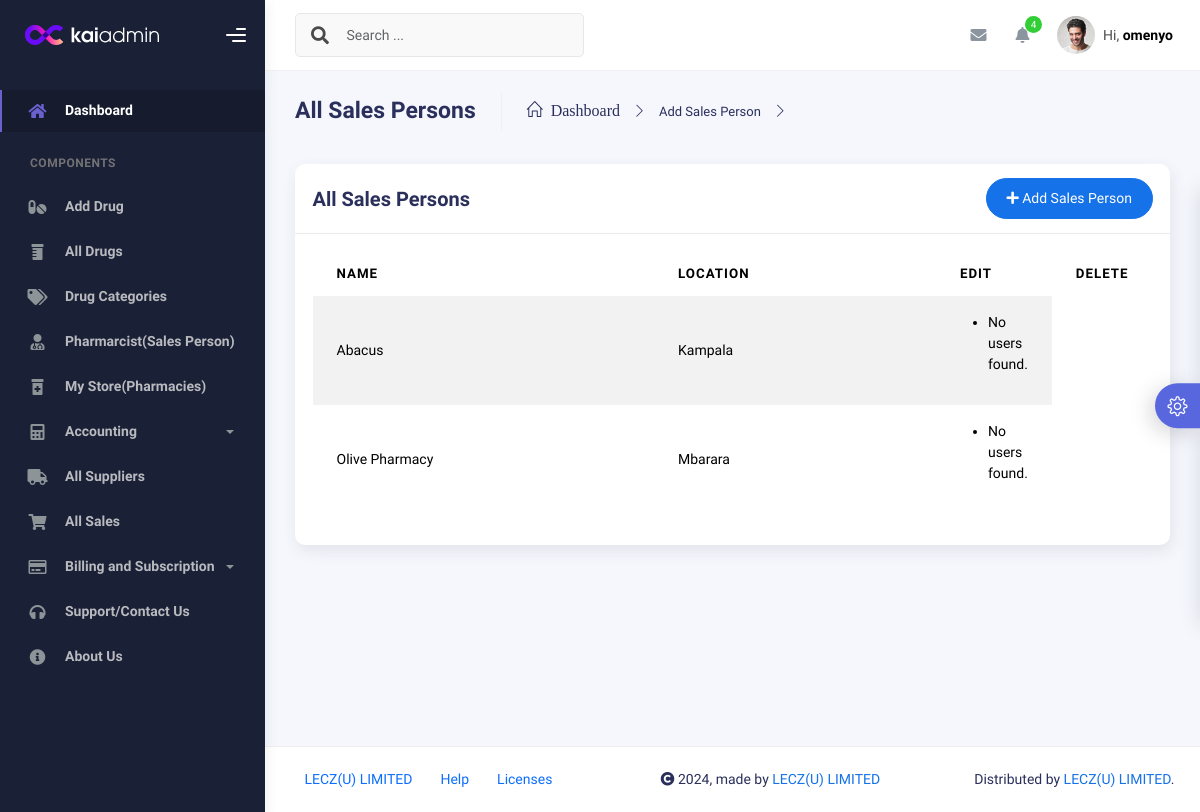
The app's page /all_sales_person (signed in) with its own data.
### pharmacy/models.py (models this page shows, shortened)
class User(AbstractUser):
    ROLES = (
        ('admin', 'Admin'),
        ('salesperson', 'Salesperson'),
        ('manager', 'Manager'),  # Added manager role
    )
    role = models.CharField(max_length=15, choices=ROLES)
    suspended = models.BooleanField(default=False)
    pharmacy = models.ForeignKey(Pharmacy, on_delete=models.CASCADE, null=True, blank=True, related_name='creators_users')

class Pharmacy(models.Model):
    name = models.CharField(max_length=255,blank=True,null=True)
    location = models.CharField(max_length=255,blank=True,null=True)
    created_at = models.DateTimeField(auto_now_add=True)
    created_by = models.ForeignKey(
        settings.AUTH_USER_MODEL,  # Use AUTH_USER_MODEL for the custom user model
        on_delete=models.CASCADE,   # Define the behavior on user deletion
        blank=True,
        null=True,
        related_name='pharmacies'   # This allows reverse lookup
    )

### pharmacy/views.py (the view)
# urls.py: path('all_sales_person', views.all_sales_person, name='all_sales_person'),
@login_required
def all_sales_person(request):
    pharmacies = Pharmacy.objects.filter(created_by=request.user)
    results = []
    for pharmacy in pharmacies:
        users = User.objects.filter(role='sole', pharmacy=pharmacy)
        results.append({
            'pharmacy': pharmacy,
            'users': users
        })# (Pharmacys,pharmacy=pharmacy)  # Fetch the group using the group_id from the URL
    context={
            'results': results
            }
    return render(request, 'pharmacy/all_sales_person.html',context)

### pharmacy/templates/pharmacy/all_sales_person.html (shortened to what this page needs)
{% extends 'pharmacy/base/base.html' %}
{% load static %}
{% load crispy_forms_tags %}
{% block content %}
        <div class="container">
          <div class="page-inner">
            <div class="page-header">
              <h3 class="fw-bold mb-3">All Sales Persons</h3>
              <ul class="breadcrumbs mb-3">
                <li class="nav-home">
                  <a href="{% url 'dashboard' %}">
                    <i class="icon-home">&nbspDashboard</i>
                  </a>
                </li>
                <li class="separator">
                  <i class="icon-arrow-right"></i>
                </li>
                <li class="nav-item">
                  <a href="{% url 'add_pharmacy' %}">Add Sales Person</a>
                </li>
                <li class="separator">
                  <i class="icon-arrow-right"></i>
                </li>
              </ul>
            </div>
            <div class="row">
              <div class="col-md-12">
                <div class="card">
                  <div class="card-header">
                    <div class="d-flex align-items-center">
                      <h4 class="card-title">All Sales Persons</h4>
                      <a href="{% url 'add_pharmacy' %}"
                        class="btn btn-primary btn-round ms-auto"
                        data-bs-toggle="modal"
                        data-bs-target="#addRowModal"
                      >
                        <i class="fa fa-plus"></i>
                        Add Sales Person
                      </a>
                    </div>
                  </div>
                  <div class="card-body">
                    <div class="table-responsive">
                      <table
                        id="add-row"
                        class="display table table-striped table-hover"
                      >
                        <thead>
                          <tr>
                            <th>Name</th>
                            <th>Location</th>
                            <th style="width: 10%">Edit</th>
                            <th style="width: 10%">Delete</th>
                          </tr>
                        </thead>
                        <tbody>
                          {% for item in results %}
                            <tr>
                                <td>{{ item.pharmacy.name }}</td>
                                <td>{{ item.pharmacy.location }}</td>
                                <td>
                                    <ul>
                                        {% for user in item.users %}
                                            <li>{{ user.username }}</li>
                                        {% empty %}
                                            <li>No users found.</li>
                                        {% endfor %}
                                    </ul>
                                </td>
                            </tr>
                            {% empty %}
                                <tr>
                                    <td colspan="3">No pharmacies found.</td>
                                </tr>
                            {% endfor %}
                        </tbody>
                      </table>
                    </div>
                  </div>
                </div>
              </div>
            </div>
          </div>
        </div>
{% endblock %}

### pharmacy/templates/pharmacy/base/base.html (shortened to what this page needs)
{% load static %}
<!DOCTYPE html>
<html lang="en">
  <head>
    <link rel="stylesheet" href="{% static 'assets/css/bootstrap.min.css' %}" />
    <link rel="stylesheet" href="{% static 'assets/css/plugins.min.css' %}" />
    <link rel="stylesheet" href="{% static 'assets/css/kaiadmin.min.css' %}" />
    <link rel="stylesheet" href="{% static 'assets/css/demo.css' %}" />
  </head>
  <body>
    <div class="wrapper">
      <div class="sidebar" data-background-color="dark">
        <div class="sidebar-logo">
          <div class="logo-header" data-background-color="dark">
            <a href="index.html" class="logo">
              <img
                src="{% static 'assets/img/kaiadmin/logo_light.svg' %}"
                alt="navbar brand"
                class="navbar-brand"
                height="20"
              />
            </a>
            <div class="nav-toggle">
              <button class="btn btn-toggle toggle-sidebar">
                <i class="gg-menu-right"></i>
              </button>
            </div>
          </div>
        </div>
        <div class="sidebar-wrapper scrollbar scrollbar-inner">
          <div class="sidebar-content">
            <ul class="nav nav-secondary">
              <li class="nav-item active">
                <a
                  href="/"
                >
                  <i class="fas fa-home"></i>
                  <p>Dashboard</p>
                </a>
              </li>
              <li class="nav-section">
                <h4 class="text-section">Components</h4>
              </li>
              <li class="nav-item">
                <a href="{% url 'add_product' %}">
                  <i class="fas fa-pills"></i>
                  <p>Add Drug</p>
                </a>
              </li>
              <li class="nav-item">
                <a href="{% url 'all_drugs' %}">
                  <i class="fas fa-prescription-bottle"></i>
                  <p>All Drugs</p>
                </a>
              </li>
              <li class="nav-item">
                <a href="{% url 'all_categories' %}">
                  <i class="fas fa-tags"></i>
                  <p>Drug Categories</p>
                </a>
              </li>
              <li class="nav-item">
                <a href="{% url 'all_sales_person' %}">
                  <i class="fas fa-user-md"></i>
                  <p>Pharmarcist(Sales Person)</p>
                </a>
              </li>
              <li class="nav-item">
                <a  href="{% url 'all_pharmacy' %}">
                  <i class="fas fa-prescription-bottle-alt"></i>
                  <p>My Store(Pharmacies)</p>
                </a>
              </li>
              <li class="nav-item">
                <a data-bs-toggle="collapse" href="#tables">
                  <i class="fas fa-calculator"></i>
                  <p>Accounting</p>
                  <span class="caret"></span>
                </a>
              </li>
              <li class="nav-item">
                <a href="{% url 'all_supplier' %}">
                  <i class="fas fa-truck"></i>
                  <p>All Suppliers</p>
                </a>
              </li>
              <li class="nav-item">
                <a href="{% url 'all_sale' %}">
                  <i class="fas fa-shopping-cart"></i>
                  <p>All Sales</p>
                </a>
              </li>
              <li class="nav-item">
                <a data-bs-toggle="collapse" href="#charts">
                  <i class="far fa-credit-card"></i>
                  <p>Billing and Subscription</p>
                  <span class="caret"></span>
                </a>
              </li>
              <li class="nav-item">
                <a href="../../documentation/index.html">
                  <i class="fas fa-headphones"></i>
                  <p>Support/Contact Us</p>
                </a>
              </li>
              <li class="nav-item">
                <a href="{% url 'about_us' %}">
                  <i class="fas fa-info-circle"></i>
                  <p>About Us</p>
                </a>
              </li>
            </ul>
          </div>
        </div>
      </div>
      <div class="main-panel">
        <div class="main-header">
          <nav
            class="navbar navbar-header navbar-header-transparent navbar-expand-lg border-bottom"
          >
            <div class="container-fluid">
              <nav
                class="navbar navbar-header-left navbar-expand-lg navbar-form nav-search p-0 d-none d-lg-flex"
              >
                <div class="input-group">
                  <div class="input-group-prepend">
                    <button type="submit" class="btn btn-search pe-1">
                      <i class="fa fa-search search-icon"></i>
                    </button>
                  </div>
                  <input
                    type="text"
                    placeholder="Search ..."
                    class="form-control"
                  />
                </div>
              </nav>
              <ul class="navbar-nav topbar-nav ms-md-auto align-items-center">
                <li class="nav-item topbar-icon dropdown hidden-caret">
                  <a
                    class="nav-link dropdown-toggle"
                    href="#"
                    id="messageDropdown"
                    role="button"
                    data-bs-toggle="dropdown"
                    aria-haspopup="true"
                    aria-expanded="false"
                  >
                    <i class="fa fa-envelope"></i>
                  </a>
                </li>
                <li class="nav-item topbar-icon dropdown hidden-caret">
                  <a
                    class="nav-link dropdown-toggle"
                    href="#"
                    id="notifDropdown"
                    role="button"
                    data-bs-toggle="dropdown"
                    aria-haspopup="true"
                    aria-expanded="false"
                  >
                    <i class="fa fa-bell"></i>
                    <span class="notification">4</span>
                  </a>
                </li>
                <li class="nav-item topbar-user dropdown hidden-caret">
                  <a
                    class="dropdown-toggle profile-pic"
                    data-bs-toggle="dropdown"
                    href="#"
                    aria-expanded="false"
                  >
                    <div class="avatar-sm">
                      <img
                        src="{% static 'assets/img/profile.jpg' %}"
                        alt="..."
                        class="avatar-img rounded-circle"
                      />
                    </div>
                    <span class="profile-username">
                      <span class="op-7">Hi,</span>
                      <span class="fw-bold">{{request.user.username}}</span>
                    </span>
                  </a>
                </li>
              </ul>
            </div>
          </nav>
        </div>
  {% block content %}
  {% endblock %}
        <footer class="footer">
          <div class="container-fluid d-flex justify-content-between">
            <nav class="pull-left">
              <ul class="nav">
                <li class="nav-item">
                  <a class="nav-link" href="https://www.lecz.ltd">
                    LECZ(U) LIMITED
                  </a>
                </li>
                <li class="nav-item">
                  <a class="nav-link" href="mailto:support-pharmasuite@lecz.ltd"> Help </a>
                </li>
                <li class="nav-item">
                  <a class="nav-link" href="https://lecz.ltd/#mh-carrier"> Licenses </a>
                </li>
              </ul>
            </nav>
            <div class="copyright">
              <i class="fa fa-copyright"></i>
                <span id="currentYear"></span>, made by
                <a href="https://lecz.ltd">LECZ(U) LIMITED</a>
            </div>
            <div>
              Distributed by
              <a target="_blank" href="https://lecz.ltd">LECZ(U) LIMITED</a>.
            </div>
          </div>
        </footer>
      </div>
      <div class="custom-template">
        <div class="custom-toggle">
          <i class="icon-settings"></i>
        </div>
      </div>
    </div>
  </body>
</html>

### static/assets/css/demo.css (style rules this page uses)
.custom-template { position: fixed; top: 50%; transform: translateY(-50%); right: -325px; width: 325px; height: max-content; display: block; z-index: 1; background: #ffffff; transition: all .3s; z-index: 1003; box-shadow: -1px 1px 20px rgba(69, 65, 78, 0.15); border-top-left-radius: 5px; border-bottom-left-radius: 5px; transition: all .5s; }
.custom-template .custom-toggle { position: absolute; width: 45px; height: 45px; background: #5867dd; top: 50%; left: -45px; transform: translateY(-50%); display: flex; align-items: center; justify-content: center; text-align: center; border-top-left-radius: 30px; border-bottom-left-radius: 30px; cursor: pointer; color: #ffffff; box-shadow: -5px 5px 20px rgba(69, 65, 78, 0.21); }
.custom-template .custom-toggle i { font-size: 20px; animation: 1.3s spin linear infinite; }

### records on screen
User: user.username "omenyo"
Pharmacy: pharmacy.name "Abacus", pharmacy.location "Kampala"
Pharmacy: pharmacy.name "Olive Pharmacy", pharmacy.location "Mbarara"
